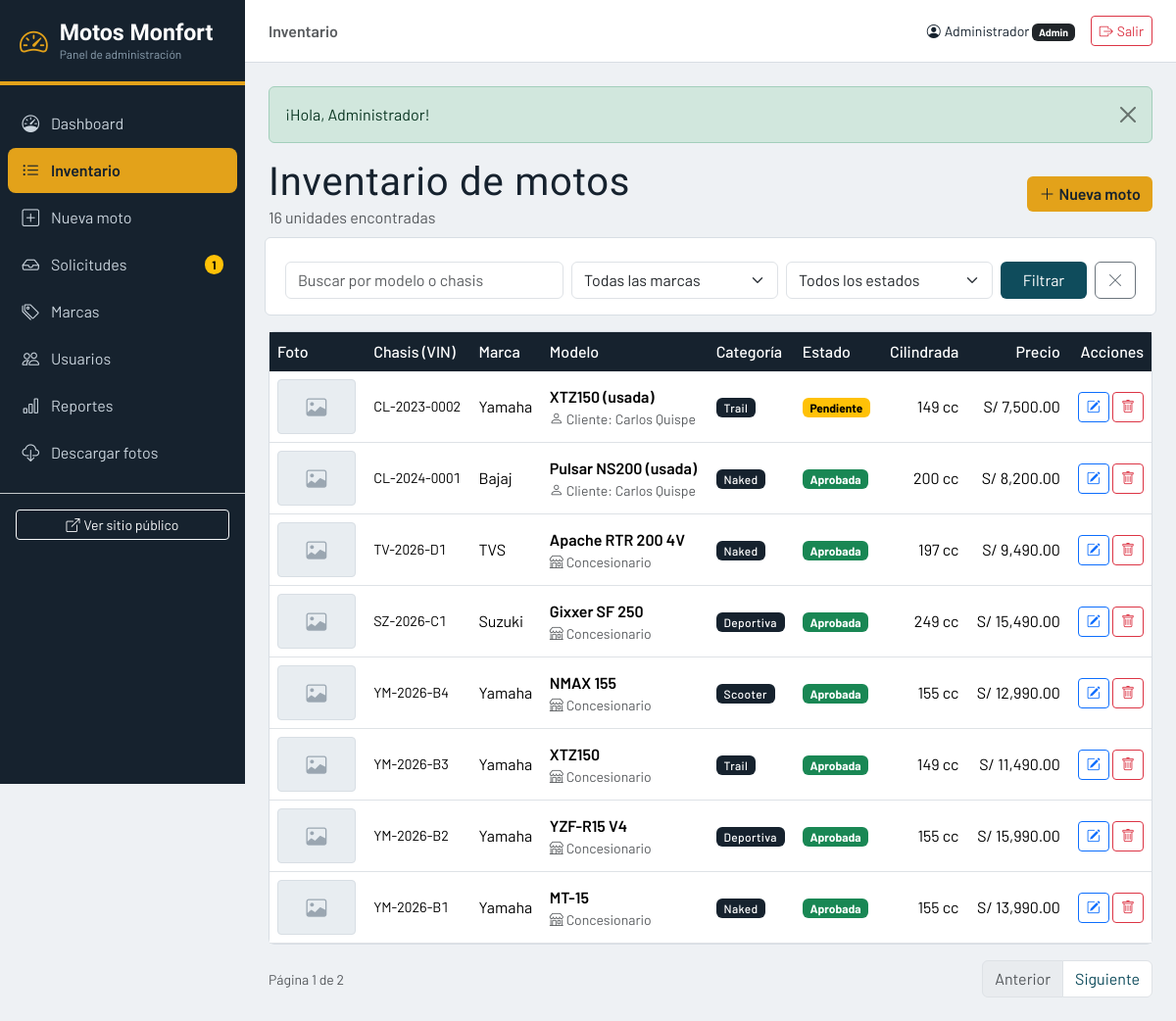
Screenshot of /admin/motos.php (signed in) with the database file from the repository.
### tables this page shows
CREATE TABLE motos (
    id INT AUTO_INCREMENT PRIMARY KEY,
    vin_chasis VARCHAR(30) NOT NULL UNIQUE,
    modelo VARCHAR(100) NOT NULL,
    tipo VARCHAR(20) NOT NULL DEFAULT 'naked',    
    cilindrada_cc INT NOT NULL,
    precio DECIMAL(10,2) NOT NULL,
    id_marca INT NOT NULL,
    foto VARCHAR(100) NULL,
    descripcion VARCHAR(500) NULL,
    estado ENUM('aprobada','pendiente','rechazada') NOT NULL DEFAULT 'aprobada',
    observacion VARCHAR(255) NULL,                    
    id_usuario INT NULL,                              
    creado_en DATETIME NOT NULL DEFAULT CURRENT_TIMESTAMP,
    CONSTRAINT fk_motos_marca
        FOREIGN KEY (id_marca)
        REFERENCES marcas_moto(id_marca)
        ON DELETE CASCADE
        ON UPDATE CASCADE,
    CONSTRAINT fk_motos_usuario
        FOREIGN KEY (id_usuario)
        REFERENCES usuarios(id)
        ON DELETE CASCADE
        ON UPDATE CASCADE
);

CREATE TABLE marcas_moto (
    id_marca INT AUTO_INCREMENT PRIMARY KEY,
    nombre_marca VARCHAR(50) NOT NULL
);

CREATE TABLE usuarios (
    id INT AUTO_INCREMENT PRIMARY KEY,
    nombre VARCHAR(100) NOT NULL,
    usuario VARCHAR(100) NOT NULL UNIQUE,             
    password VARCHAR(255) NOT NULL,                   
    telefono VARCHAR(20) NULL,
    rol ENUM('admin','cliente') NOT NULL DEFAULT 'cliente',
    creado_en DATETIME NOT NULL DEFAULT CURRENT_TIMESTAMP
);

### admin/motos.php (the view, shortened to what this page needs)
<?php
require '../includes/conexion.php';
$porPagina = 8;
$q      = trim($_GET['q'] ?? '');
$marca  = (int)($_GET['marca'] ?? 0);
$estado = $_GET['estado'] ?? '';
if (!isset(ESTADOS_MOTO[$estado])) $estado = '';
$pagina = max(1, (int)($_GET['pagina'] ?? 1));
$where = [];
$params = [];
$sqlWhere = $where ? 'WHERE ' . implode(' AND ', $where) : '';
try {
    $stmt = $pdo->prepare("SELECT COUNT(*) FROM motos m $sqlWhere");
    $stmt->execute($params);
    $total = (int)$stmt->fetchColumn();
    $totalPaginas = max(1, (int)ceil($total / $porPagina));
    $pagina = min($pagina, $totalPaginas);
    $offset = ($pagina - 1) * $porPagina;
    $stmt = $pdo->prepare(
        "SELECT m.id, m.vin_chasis, ma.nombre_marca AS marca, m.modelo, m.tipo, m.cilindrada_cc, m.precio, m.foto,
                m.estado, u.nombre AS vendedor
         FROM motos m
         INNER JOIN marcas_moto ma ON m.id_marca = ma.id_marca
         LEFT JOIN usuarios u ON m.id_usuario = u.id
         $sqlWhere
         ORDER BY m.id DESC
         LIMIT :limite OFFSET :offset"
    );
    $stmt->bindValue(':limite', $porPagina, PDO::PARAM_INT);
    $stmt->bindValue(':offset', $offset, PDO::PARAM_INT);
    $stmt->execute();
    $motos = $stmt->fetchAll();
} catch (PDOException $ex) {
    errorBD('Error al consultar el inventario.', $ex);
}
function urlPagina(int $p, string $q, int $marca, string $estado): string
{
    return 'motos.php?' . http_build_query(['q' => $q, 'marca' => $marca ?: '', 'estado' => $estado, 'pagina' => $p]);
}
include '../includes/header_admin.php';
?>
<div class="d-flex flex-wrap justify-content-between align-items-center gap-2 mb-3">
    <div>
        <h1 class="mb-0">Inventario de motos</h1>
        <div class="text-muted"><?= $total ?> unidad<?= $total === 1 ? '' : 'es' ?> encontrada<?= $total === 1 ? '' : 's' ?></div>
    </div>
    <a href="agregar.php" class="btn btn-amber"><i class="bi bi-plus-lg me-1"></i>Nueva moto</a>
</div>
<form class="panel p-3 mb-3 row g-2" method="get">
    <div class="col-md-4">
        <input type="search" id="q" name="q" class="form-control" placeholder="Buscar por modelo o chasis" value="<?= e($q) ?>">
    </div>
    <div class="col-md-3">
        <select id="marca" name="marca" class="form-select">
            <option value="0">Todas las marcas</option>
        </select>
    </div>
    <div class="col-md-3">
        <select id="estado" name="estado" class="form-select">
            <option value="">Todos los estados</option>
        </select>
    </div>
    <div class="col-md-2 d-grid d-md-flex gap-2">
        <button class="btn btn-petrol flex-fill" type="submit">Filtrar</button>
        <a class="btn btn-outline-secondary" href="motos.php" title="Limpiar filtros" aria-label="Limpiar filtros"><i class="bi bi-x-lg"></i></a>
    </div>
</form>
<div class="panel">
    <div class="table-responsive">
        <table class="table table-hover align-middle mb-0">
            <thead>
                <tr>
                    <th>Foto</th><th>Chasis (VIN)</th><th>Marca</th><th>Modelo</th><th>Categoría</th><th>Estado</th>
                    <th class="text-end">Cilindrada</th><th class="text-end">Precio</th><th class="text-end">Acciones</th>
                </tr>
            </thead>
            <tbody>
            <?php foreach ($motos as $m): ?>
                <tr>
                    <td>
                        <?php if (fotoMoto($m['foto'])): ?>
                            <img class="thumb" src="<?= e(fotoMoto($m['foto'])) ?>" alt="Foto de <?= e($m['modelo']) ?>">
                        <?php else: ?>
                            <div class="thumb sin-foto"><i class="bi bi-image"></i></div>
                        <?php endif; ?>
                    </td>
                    <td class="vin"><?= e($m['vin_chasis']) ?></td>
                    <td><?= e($m['marca']) ?></td>
                    <td>
                        <div class="fw-semibold"><?= e($m['modelo']) ?></div>
                        <div class="small text-muted"><?= $m['vendedor'] ? '<i class="bi bi-person"></i> Cliente: ' . e($m['vendedor']) : '<i class="bi bi-shop"></i> Concesionario' ?></div>
                    </td>
                    <td><span class="badge badge-tipo"><?= e(nombreTipo($m['tipo'])) ?></span></td>
                    <td><?= badgeEstado($m['estado']) ?></td>
                    <td class="text-end"><?= (int)$m['cilindrada_cc'] ?> cc</td>
                    <td class="text-end">S/ <?= number_format((float)$m['precio'], 2) ?></td>
                    <td class="text-end text-nowrap">
                        <a class="btn btn-sm btn-outline-primary" href="editar.php?id=<?= $m['id'] ?>" title="Editar" aria-label="Editar"><i class="bi bi-pencil-square"></i></a>
                        <form class="d-inline" method="post" action="eliminar.php"
                              onsubmit="return confirm('¿Eliminar la moto <?= e(addslashes($m['modelo'])) ?>? También se borrará su foto.');"><?= campoCsrf() ?>
                            <button class="btn btn-sm btn-outline-danger" type="submit" title="Eliminar" aria-label="Eliminar"><i class="bi bi-trash"></i></button>
                        </form>
                    </td>
                </tr>
            <?php endforeach; ?>
            </tbody>
        </table>
    </div>
</div>
<nav class="d-flex justify-content-between align-items-center mt-3" aria-label="Paginación">
    <span class="text-muted small">Página <?= $pagina ?> de <?= $totalPaginas ?></span>
    <ul class="pagination mb-0">
        <li class="page-item <?= $pagina <= 1 ? 'disabled' : '' ?>">
            <a class="page-link" href="<?= e(urlPagina($pagina - 1, $q, $marca, $estado)) ?>">Anterior</a>
        </li>
        <li class="page-item <?= $pagina >= $totalPaginas ? 'disabled' : '' ?>">
            <a class="page-link" href="<?= e(urlPagina($pagina + 1, $q, $marca, $estado)) ?>">Siguiente</a>
        </li>
    </ul>
</nav>
<?php include '../includes/footer_admin.php'; ?>

### includes/conexion.php (shortened to what this page needs)
<?php
function nombreTipo(?string $tipo): string
{
    return TIPOS_MOTO[$tipo] ?? 'Naked';
}
function badgeEstado(string $estado): string
{
    [$texto, $color] = ESTADOS_MOTO[$estado] ?? ['—', 'secondary'];
    return '<span class="badge text-bg-' . $color . '">' . $texto . '</span>';
}
function fotoMoto(?string $foto): ?string
{
    return null;
}
function e($valor): string
{
    return htmlspecialchars((string)$valor, ENT_QUOTES, 'UTF-8');
}

### assets/css/estilos.css (style rules this page uses)
:root { --ink: #16222E; --petrol: #0F4C5C; --petrol-2: #0b3a47; --amber: #E3A21A; --amber-2: #c98f10; --steel: #EEF1F4; --line: #d8dee4; }
body { font-family: 'Barlow', system-ui, sans-serif; background: var(--steel); color: var(--ink); }
h1, h2, h3, .navbar-brand, .display-font { font-family: 'Barlow Condensed', sans-serif; letter-spacing: .02em; }
.btn-petrol { background: var(--petrol); color: #fff; border: 0; }
.btn-amber { background: var(--amber); color: var(--ink); border: 0; font-weight: 600; }
.panel { background: #fff; border: 1px solid var(--line); border-radius: 6px; }
.table thead th { background: var(--ink); color: #fff; font-weight: 500; border: 0; }
.thumb { width: 80px; height: 56px; object-fit: contain; border-radius: 4px; background: #fff; border: 1px solid var(--line); flex-shrink: 0; }
.vin { font-variant-numeric: tabular-nums; font-size: .9rem; color: #4b5b69; }
.page-link { color: var(--petrol); }
.badge-tipo { background: var(--ink); color: #fff; font-weight: 500; letter-spacing: .03em; }
.sin-foto { width: 100%; height: 100%; display: flex; align-items: center; justify-content: center; background: #e8edf1; color: #9aa6b1; font-size: 2.5rem; }
.thumb.sin-foto { width: 80px; height: 56px; font-size: 1.3rem; }

### assets/css/admin.css (style rules this page uses)
body.admin { background: var(--steel); }

### rows the page displays
motos: vin_chasis "CL-2023-0002", id_marca.nombre_marca "Yamaha", modelo "XTZ150 (usada)", id_usuario.nombre "Carlos Quispe", tipo "Trail", texto "Pendiente", cilindrada_cc "149", precio "7,500.00"
motos: vin_chasis "CL-2024-0001", id_marca.nombre_marca "Bajaj", modelo "Pulsar NS200 (usada)", id_usuario.nombre "Carlos Quispe", tipo "Naked", texto "Aprobada", cilindrada_cc "200", precio "8,200.00"
motos: vin_chasis "TV-2026-D1", id_marca.nombre_marca "TVS", modelo "Apache RTR 200 4V", shows "Concesionario", tipo "Naked", texto "Aprobada", cilindrada_cc "197", precio "9,490.00"
motos: vin_chasis "SZ-2026-C1", id_marca.nombre_marca "Suzuki", modelo "Gixxer SF 250", shows "Concesionario", tipo "Deportiva", texto "Aprobada", cilindrada_cc "249", precio "15,490.00"
motos: vin_chasis "YM-2026-B4", id_marca.nombre_marca "Yamaha", modelo "NMAX 155", shows "Concesionario", tipo "Scooter", texto "Aprobada", cilindrada_cc "155", precio "12,990.00"
motos: vin_chasis "YM-2026-B3", id_marca.nombre_marca "Yamaha", modelo "XTZ150", shows "Concesionario", tipo "Trail", texto "Aprobada", cilindrada_cc "149", precio "11,490.00"
motos: vin_chasis "YM-2026-B2", id_marca.nombre_marca "Yamaha", modelo "YZF-R15 V4", shows "Concesionario", tipo "Deportiva", texto "Aprobada", cilindrada_cc "155", precio "15,990.00"
motos: vin_chasis "YM-2026-B1", id_marca.nombre_marca "Yamaha", modelo "MT-15", shows "Concesionario", tipo "Naked", texto "Aprobada", cilindrada_cc "155", precio "13,990.00"

### other values shown
$texto "Dashboard"
$texto "Inventario"
$texto "Nueva moto"
$texto "Solicitudes"
$pendientes "1"
$texto "Marcas"
$texto "Usuarios"
$texto "Reportes"
$texto "Descargar fotos"
$titulo "Inventario"
$_SESSION['nombre'] "Administrador"
$f['texto'] "¡Hola, Administrador!"
$total "16"
$pagina "1"
$totalPaginas "2"
